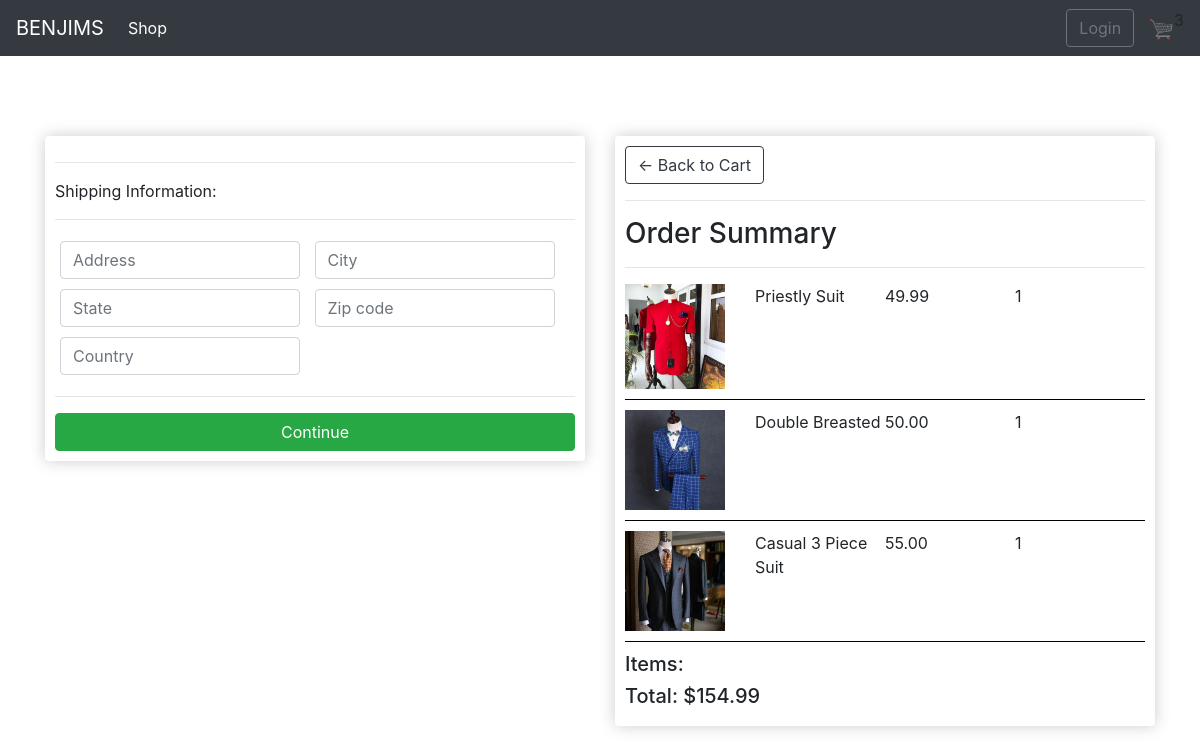
Screenshot of /checkout/ (signed in) with the database file from the repository.
### ecommerce/models.py (models this page shows, shortened)
class OrderItem(models.Model):
    product= models.ForeignKey(Product, on_delete=models.SET_NULL, null=True)
    order = models.ForeignKey(Order, on_delete=models.SET_NULL,blank=True, null=True)
    quantity = models.IntegerField(default=0,null=True, blank=True)
    date_added = models.DateTimeField(auto_now=True)
    @property
    def get_total(self):
        total = self.product.price * self.quantity
        return total

class Product(models.Model):
    name= models.CharField(max_length=200)
    price= models.DecimalField(max_digits=7, decimal_places=2)
    image= models.ImageField(null=True, blank=True)
    digital = models.BooleanField(default=False, null= True, blank= False)
    @property
    def imageURL(self):
        try:
            url=self.image.url
        except:
            url=''
        return url

class Order(models.Model):
    customer = models.ForeignKey(Customer, on_delete=models.SET_NULL, null=True, blank=True)
    date_ordered = models.DateTimeField(auto_now_add=True)
    complete = models.BooleanField(default=False, null=True, blank=False)
    transaction_id = models.CharField(max_length=100, null=True)
    @property
    def get_cart_total(self):
        orderitems= self.orderitem_set.all()
        total = sum([item.get_total for item in orderitems])
        return total
    @property
    def get_cart_item(self):
        orderitems= self.orderitem_set.all()
        total = sum([item.quantity for item in orderitems])
        return total

### ecommerce/views.py (the view)
# urls.py: path('checkout/', views.checkout, name= 'checkout'),
def checkout(request):
    data = cartData(request)
    cartItems = data['cartItems']
    order = data['order']
    items = data['items']
    context = {'items':items, 'order': order,'cartItems':cartItems}
    return render(request, "ecommerce/checkout.html", context)

### ecommerce/models.py (called while the page is built)
    def __str__(self):
        return self.name

### ecommerce/utils.py (called while the page is built)
def cartData(request):
    if request.user.is_authenticated:
        customer = request.user.customer
        print(customer)
        order, created = Order.objects.get_or_create(customer=customer, complete=False)
        items = order.orderitem_set.all()
        cartItems = order.get_cart_item
    else:
        cookieData = cookieCart(request)
        cartItems = cookieData ['cartItems']
        order = cookieData['order']
        items = cookieData['items']
    return {'cartItems':cartItems, 'order':order, 'items':items}

### ecommerce/templates/ecommerce/checkout.html (shortened to what this page needs)
{% extends "ecommerce/base.html" %} {% load static %} {% block content%}
<div class="row">
  <div class="col-lg-6">
    <div class="box-element" id="form-wrapper">
      <form id="form">
        <div id="shipping-info">
          <hr />
          <p>Shipping Information:</p>
          <hr />
          <div class="form-field">
            <input
              class="form-control"
              type="text"
              name="address"
              placeholder="Address"
            />
          </div>
          <div class="form-field">
            <input
              class="form-control"
              type="text"
              name="city"
              placeholder="City"
            />
          </div>
          <div class="form-field">
            <input
              class="form-control"
              type="text"
              name="state"
              placeholder="State"
            />
          </div>
          <div class="form-field">
            <input
              class="form-control"
              type="text"
              name="zipcode"
              placeholder="Zip code"
            />
          </div>
          <div class="form-field">
            <input
              class="form-control"
              type="text"
              name="Country"
              placeholder="Country"
            />
          </div>
        </div>
        <hr />
        <input
          id="form-button"
          class="btn btn-success btn-block"
          type="submit"
          value="Continue"
        />
      </form>
    </div>
    <br>
  </div>
  <div class="col-lg-6">
    <div class="box-element">
        <a class="btn btn-outline-dark " href="{% url 'cart' %}">&#x2190; Back to Cart</a>
        <hr>
        <h3>Order Summary</h3>
        <hr>
        {% for item in items %}
        <div class="cart-row">
            <div style="flex: 2;"><img class="row-image" src="{{item.product.imageURL}}">
            </div>
            <div style="flex: 2;"><p>{{item.product.name}}</p></div>
            <div style="flex: 2;"><p>{{item.product.price}}</p></div>
            <div style="flex: 2;">{{item.quantity}}</div>
        </div>
        {% endfor %}
        <h5>Items: {{order.get_cart_items}}</h5>
        <h5>Total: ${{order.get_cart_total|floatformat:2}}</h5>
    </div>
  </div>
</div>
{% endblock content%}

### static/css/style.css (style rules this page uses)
.box-element { box-shadow: hsl(0, 0%, 80%) 0 0 16px; background-color: #fff; border-radius: 4px; padding: 10px; }
.cart-row { display: flex; align-items: flex-stretch; padding-bottom: 10px; margin-bottom: 10px; border-bottom: 1px solid black; }
.form-field { width: 250px; display:inline-block; padding: 5px; }
.row-image { width: 100px; }

### rows the page displays
OrderItem: product.imageURL (picture), product.name "Priestly Suit", product.price "49.99", quantity "1"
OrderItem: product.imageURL (picture), product.name "Double Breasted", product.price "50.00", quantity "1"
OrderItem: product.imageURL (picture), product.name "Casual 3 Piece Suit", product.price "55.00", quantity "1"
Order: get_cart_total "154.99"

### other values shown
{{ cartItems }} "3"
